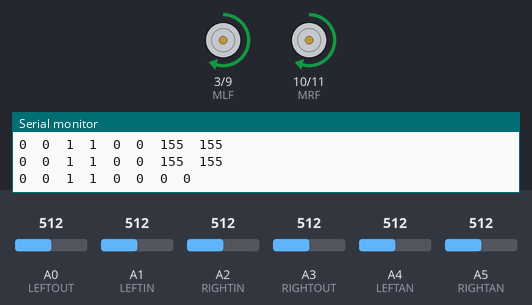
This sketch was run on a simulated Arduino Uno, built with avr-gcc and run on an emulated ATmega328P. On the bench: motor-driver pin pairs drawn as motors (green arrow = first pin HIGH = forward, orange = second pin HIGH = backward, longer = more drive), the last lines printed to the serial monitor. The inputs (shaded band) are chosen by the test bench; at power-on: A4 (LEFTAN) = 512, A5 (RIGHTAN) = 512, A0 (LEFTOUT) = 512, A1 (LEFTIN) = 512, A2 (RIGHTIN) = 512, A3 (RIGHTOUT) = 512.

Above: at 1.28 s.
1.3 s: A4 (LEFTAN) set to 484
At 2.5 s:
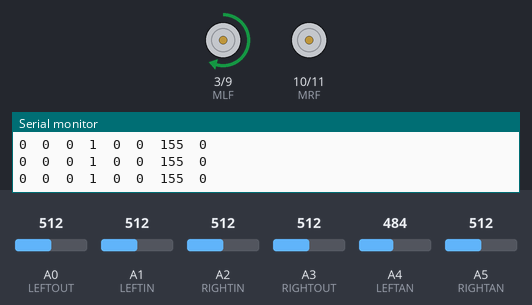
2.8 s: A5 (RIGHTAN) set to 491
At 3.5 s:
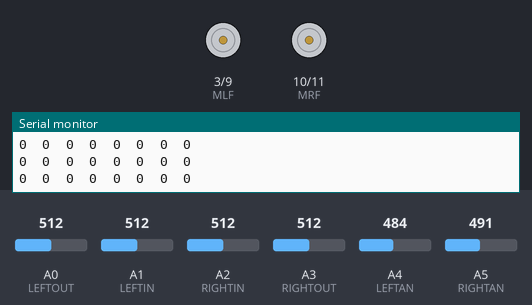
5.8 s: A0 (LEFTOUT) set to 689
8.8 s: A0 (LEFTOUT) set to 710
At 9.5 s:
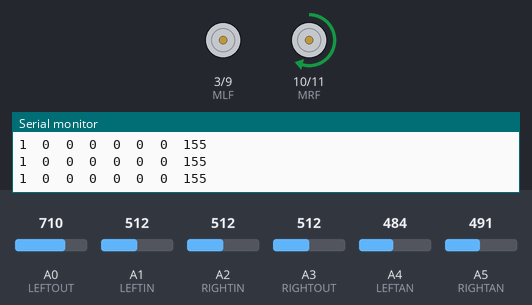
10.3 s: A1 (LEFTIN) set to 710
At 11.6 s:
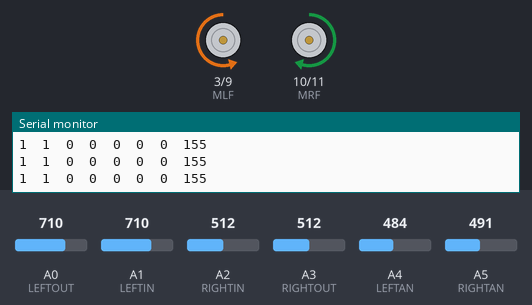
11.9 s: A1 (LEFTIN) set to 690
At 13.0 s:
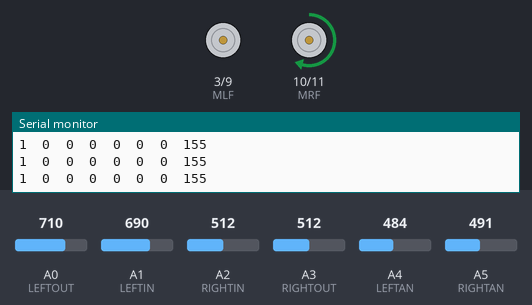
Timing chart, 0 to 14.9 s (numbered marks = the images above; inputs shaded):
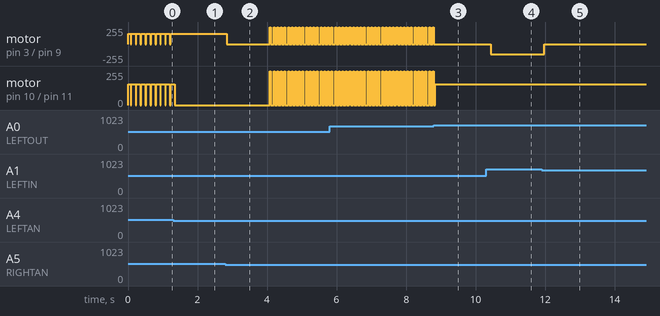

The sketch:

main-code.ino
```cpp
#define LEFTOUT A0  //MARROM
#define LEFTIN A1   //AZUL
#define LEFTAN A4   //CINZA
#define RIGHTAN A5  //ROXO
#define RIGHTIN A2  //BRANCO
#define RIGHTOUT A3 //AMARELO

#define MLF 3  //MOTOR LEFT FORWARD
#define MLB 9  //MOTOR LEFT BACKWARD
#define MRF 10 //MOTOR RIGHT FORWARD
#define MRB 11 //MOTOR RIGHT BACKWARD

#define impulsoajuste 155 //VALOR PWM PARA AJUSTE SOBRE A LINHA
#define impulsofrente 155 //VALOR PWM PARA RETAS E REALIZAR SAIDA DA LINHA
#define PARAR 0           //VALOR PWM PARA PARAR O MOTOR

int PWMR = PARAR; //PWM MOTOR LADO DIREITO
int PWML = PARAR; //PWM MOTOR LADO ESQUERDO

byte LAN = 0;  //ADC da LEFTAN
byte RAN = 0;  //ADC da RIGHTAN
byte LIN = 0;  //ADC da LEFTAN
byte RIN = 0;  //ADC da RIGHTAN
byte LOUT = 0; //ADC da LEFTAN
byte ROUT = 0; //ADC da RIGHTAN

int GAP = 0;              //CONTADOR PARA A PSEUDOFUNÇAO GAP
int GRIP = 0;             //MARCADOR PARA REVERSAO DOS MOTORES
int SpeedLimit = 0;       //CONTADOR PARA LIMITAR VELOCIDADE NAS RESTAS
int SpeedLimit_Cicle = 5; //VALOR MAXIMO ANTES DA ATUAÇAO DO LIMITADOR DE VELOCIDADE

void setup()
{

  Serial.begin(9600); //ATIVAÇÃO DA COMUNICAÇÃO SERIAL COM O RESPECTIVO INTERVALO

} //END SETUP

void loop()
{
  // ADC do IR Analógico (início)  //Somar ao menos mais 100 no valor dado do fundo nunca mais que 800
  if (analogRead(LEFTOUT) <= 700)
  {
    LOUT = 0;
  }
  else
  {
    LOUT = 1;
  }
  if (analogRead(LEFTIN) <= 700)
  {
    LIN = 0;
  }
  else
  {
    LIN = 1;
  }
  if (analogRead(LEFTAN) <= 500)
  {
    LAN = 0;
  }
  else
  {
    LAN = 1;
  }
  if (analogRead(RIGHTAN) <= 500)
  {
    RAN = 0;
  }
  else
  {
    RAN = 1;
  }
  if (analogRead(RIGHTIN) <= 700)
  {
    RIN = 0;
  }
  else
  {
    RIN = 1;
  }
  if (analogRead(RIGHTOUT) <= 700)
  {
    ROUT = 0;
  }
  else
  {
    ROUT = 1;
  }
  // ADC do IR Analógico (fim)

  /*
Serial.print  (PWMR);    //MOSTRAR NA SERIAL A VELOCIDADE DOS MOTORES (1/3)
Serial.print  ("  ");    //MOSTRAR NA SERIAL A VELOCIDADE DOS MOTORES (2/3)
Serial.println(PWML);    //MOSTRAR NA SERIAL A VELOCIDADE DOS MOTORES (3/3)
*/
  /*
Serial.print  (analogRead(LEFTOUT));     //MOSTRAR NA SERIAL A LEITURA ANALOGICA DOS SENSORES (1/11)
Serial.print  ("  ");                    //MOSTRAR NA SERIAL A LEITURA ANALOGICA DOS SENSORES (2/11)
Serial.print  (analogRead(LEFTIN));      //MOSTRAR NA SERIAL A LEITURA ANALOGICA DOS SENSORES (3/11)
Serial.print  ("  ");                    //MOSTRAR NA SERIAL A LEITURA ANALOGICA DOS SENSORES (4/11)
Serial.print  (analogRead(LEFTAN));      //MOSTRAR NA SERIAL A LEITURA ANALOGICA DOS SENSORES (5/11)
Serial.print  ("  ");                    //MOSTRAR NA SERIAL A LEITURA ANALOGICA DOS SENSORES (6/11)
Serial.print  (analogRead(RIGHTAN));     //MOSTRAR NA SERIAL A LEITURA ANALOGICA DOS SENSORES (7/11)
Serial.print  ("  ");                    //MOSTRAR NA SERIAL A LEITURA ANALOGICA DOS SENSORES (8/11)
Serial.print  (analogRead(RIGHTIN));     //MOSTRAR NA SERIAL A LEITURA ANALOGICA DOS SENSORES (9/11)
Serial.print  ("  ");                    //MOSTRAR NA SERIAL A LEITURA ANALOGICA DOS SENSORES (10/11)
Serial.println(analogRead(RIGHTOUT));    //MOSTRAR NA SERIAL A LEITURA ANALOGICA DOS SENSORES (11/11)
*/
  Serial.print(LOUT);   //MOSTRAR NA SERIAL A LEITURA DOS SENSORES (1/11)
  Serial.print("  ");   //MOSTRAR NA SERIAL A LEITURA DOS SENSORES (2/11)
  Serial.print(LIN);    //MOSTRAR NA SERIAL A LEITURA DOS SENSORES (3/11)
  Serial.print("  ");   //MOSTRAR NA SERIAL A LEITURA DOS SENSORES (4/11)
  Serial.print(LAN);    //MOSTRAR NA SERIAL A LEITURA DOS SENSORES (5/11)
  Serial.print("  ");   //MOSTRAR NA SERIAL A LEITURA DOS SENSORES (6/11)
  Serial.print(RAN);    //MOSTRAR NA SERIAL A LEITURA DOS SENSORES (7/11)
  Serial.print("  ");   //MOSTRAR NA SERIAL A LEITURA DOS SENSORES (8/11)
  Serial.print(RIN);    //MOSTRAR NA SERIAL A LEITURA DOS SENSORES (9/11)
  Serial.print("  ");   //MOSTRAR NA SERIAL A LEITURA DOS SENSORES (10/11)
  Serial.print(ROUT);   //MOSTRAR NA SERIAL A LEITURA DOS SENSORES (11/11)
  Serial.print("  ");   //MOSTRAR NA SERIAL A VELOCIDADE DOS MOTORES (1/4)
  Serial.print(PWML);   //MOSTRAR NA SERIAL A VELOCIDADE DOS MOTORES (2/4)
  Serial.print("  ");   //MOSTRAR NA SERIAL A VELOCIDADE DOS MOTORES (3/4)
  Serial.println(PWMR); //MOSTRAR NA SERIAL A VELOCIDADE DOS MOTORES (4/4)

  scan(); //FUNÇÃO DE SCAN DOS IR's

  if ((PWML == impulsofrente) && (PWMR == impulsofrente))
  { //FUNÇAO EM TESTE PARA CONTROLE DE VELOCIDADE NAS RETAS !!!!! -INICIO
    SpeedLimit = SpeedLimit + 1;
    if (SpeedLimit == SpeedLimit_Cicle)
    {
      SpeedLimit = 0;
      PWML = PARAR;
      PWMR = PARAR;
    }
  }
  else
  {
    if (SpeedLimit > 0)
    {
      SpeedLimit = SpeedLimit - 1;
    }
  } //FUNÇAO EM TESTE PARA CONTROLE DE VELOCIDADE NAS RETAS !!!!!  -FIM

  analogWrite(MLB, PARAR); //AJUSTANDO PARA FUNCIONAMENTO O MOTOR ESQUERDO
  analogWrite(MRB, PARAR); //AJUSTANDO PARA FUNCIONAMENTO O MOTOR DIREITO
  analogWrite(MLF, PWML);  //AJUSTANDO VELOCIDADE DO MOTOR ESQUERDO
  analogWrite(MRF, PWMR);  //AJUSTANDO VELOCIDADE DO MOTOR DIREITO

  if ((PWML == PARAR) && (GRIP > 5))
  { //ROTINA DE CURVA AGUDA - INICIO
    analogWrite(MLB, impulsofrente);
  }
  if ((PWMR == PARAR) && (GRIP > 5))
  {
    analogWrite(MRB, impulsofrente);
  }
  if (GRIP > 0)
  {
    GRIP = GRIP - 1;
  } //DESATIVANDO GRIP           //ROTINA DE CURVA AGUDA - FIM

} //END LOOP

void scan()
{

  if ((LOUT == 0) && (LIN == 0) && (LAN == 0) && (RAN == 0) && (RIN == 0) && (ROUT == 0))
  {                //TODOS OS SENSORES ESTAO FORA DA LINHA?
    PWML = PARAR;  //PARAR OS MOTORES (1/2)
    PWMR = PARAR;  //PARAR OS MOTORES (2/2)
    GAP = GAP + 1; //CONTADOR PARA ATIVAÇAO DA PSEUDOFUNÇAO "gap"
    if (GAP > 50)
    {              //CONTADOR GAP SUFICIENTE PARA "ativaçao"?
      PWML = 255;  //SIM, MOTORES RECEBEM IMPULSO MAXIMO (1/2)
      PWMR = PWML; //SIM, MOTORES RECEBEM IMPULSO MAXIMO (2/2)
      GAP = 47;    //REDUZIR CONTADOR DE GAP PARA NAO PERMITIR ALTA VELOCIDADE
    }
  } //END: FORA - FORA

  if ((LOUT == 0) && (LIN == 0) && (LAN == 0) && ((RAN == 1) || (RIN == 1) || (ROUT == 1)))
  { //ESQUERDA FORA E DIRETA NA LINHA?
    PWML = impulsoajuste;
    PWMR = PARAR;
    GAP = 0;
  } //END: FORA - LINHA
  if (((LOUT == 1) || (LIN == 1) || (LAN == 1)) && (RAN == 0) && (RIN == 0) && (ROUT == 0))
  { //ESQUERDA NA LINHA E DIRETA FORA?
    PWML = PARAR;
    PWMR = impulsoajuste;
    GAP = 0;
  } //END: LINHA - FORA
  if ((LOUT == 0) && (LIN == 0) && (LAN == 1) && (RAN == 1) && (RIN == 0) && (ROUT == 0))
  { //SENSORES CENTRALIZADOS NA LINHA?
    PWML = impulsofrente;
    PWMR = impulsofrente;
    GAP = 0;
  } //END: CENTRO LINHA

  if ((LIN == 1) && (LAN == 1) && (RAN == 1))
  { //CURVA PARA DIREITA
    PWML = PARAR;
    PWMR = impulsoajuste;
    GAP = 0;
  } //END: CENTRO E ESQUERDA NA LINHA

  if ((LAN == 1) && (RAN == 1) && (RIN == 1))
  { //CURVA PARA DIREITA
    PWML = impulsoajuste;
    PWMR = PARAR;
    GAP = 0;
  } //END: CENTRO E DIREITA NA LINHA

  if ((LAN == 1) && (RAN == 1) && ((LIN == 1) && (RIN == 1)))
  { //PROVAVEL CIRCULO? - CURVAR PARA DIREITA
    PWML = PARAR;
    PWMR = impulsofrente;
    GAP = 0;
  } //END: CENTRO MAIOR LINHA

  if (((LOUT == 1) && (LIN == 1)) || ((RIN == 1) && (ROUT == 1)))
  { //PROVAVEL CURVA AGUDA - ATIVAR GIRO REVERSO
    if (GRIP <= 5)
    {
      GRIP = GRIP + 2;
    }
  } //END: GRIP
}
```

Measured:
- the behaviour switches between 501 and 500 on A4 (LEFTAN) (found by bisection; images 0 and 1)
- the behaviour switches between 501 and 500 on A5 (RIGHTAN) (found by bisection; images 1 and 2)
- the behaviour switches between 700 and 701 on A0 (LEFTOUT) (found by bisection; images 2 and 3)
- after the input at 1.3 s, motor on pin 3 (MLF) / pin 9 (MLB): stops changing and stays forward 155/255; motor on pin 10 (MRF) / pin 11 (MRB): goes on until 1.3 s, then stays stopped
- after the input at 2.8 s, motor on pin 3 (MLF) / pin 9 (MLB): forward 155/255 → stopped at once, then repeats every 0.10 s: forward 255/255 0.03 s, stopped 0.07 s; motor on pin 10 (MRF) / pin 11 (MRB): alternates forward 255/255 for 0.03 s and stopped for 0.07 s, starting after 1.3 s
- after the input at 8.8 s, motor on pin 3 (MLF) / pin 9 (MLB): stops changing and stays stopped
- after the input at 10.3 s, motor on pin 3 (MLF) / pin 9 (MLB): stopped → backward 155/255 after 0.14 s
- after the input at 11.9 s, motor on pin 3 (MLF) / pin 9 (MLB): backward 155/255 → stopped after 0.08 s
